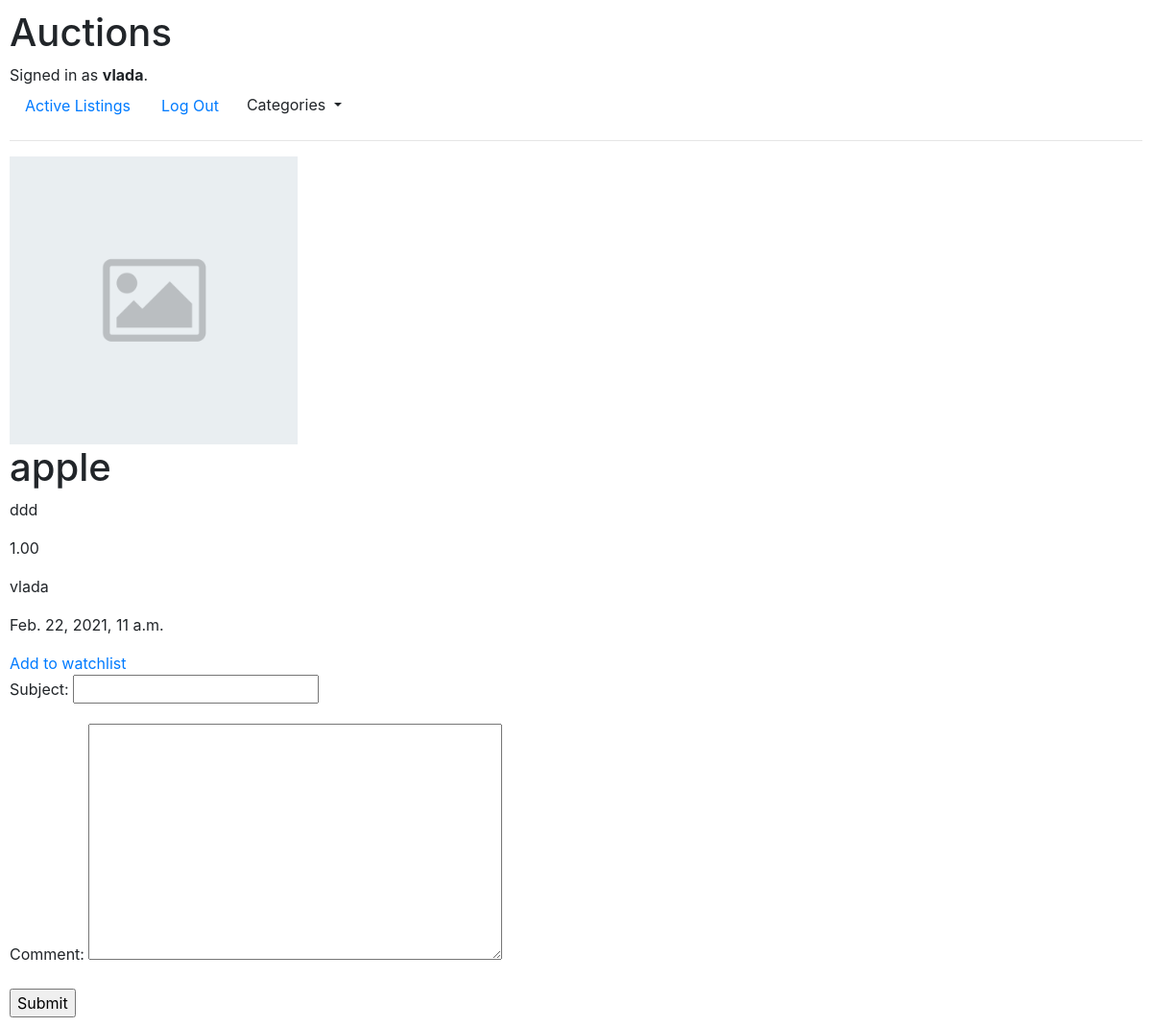
Before: /item/apple (signed in) with the older database file.
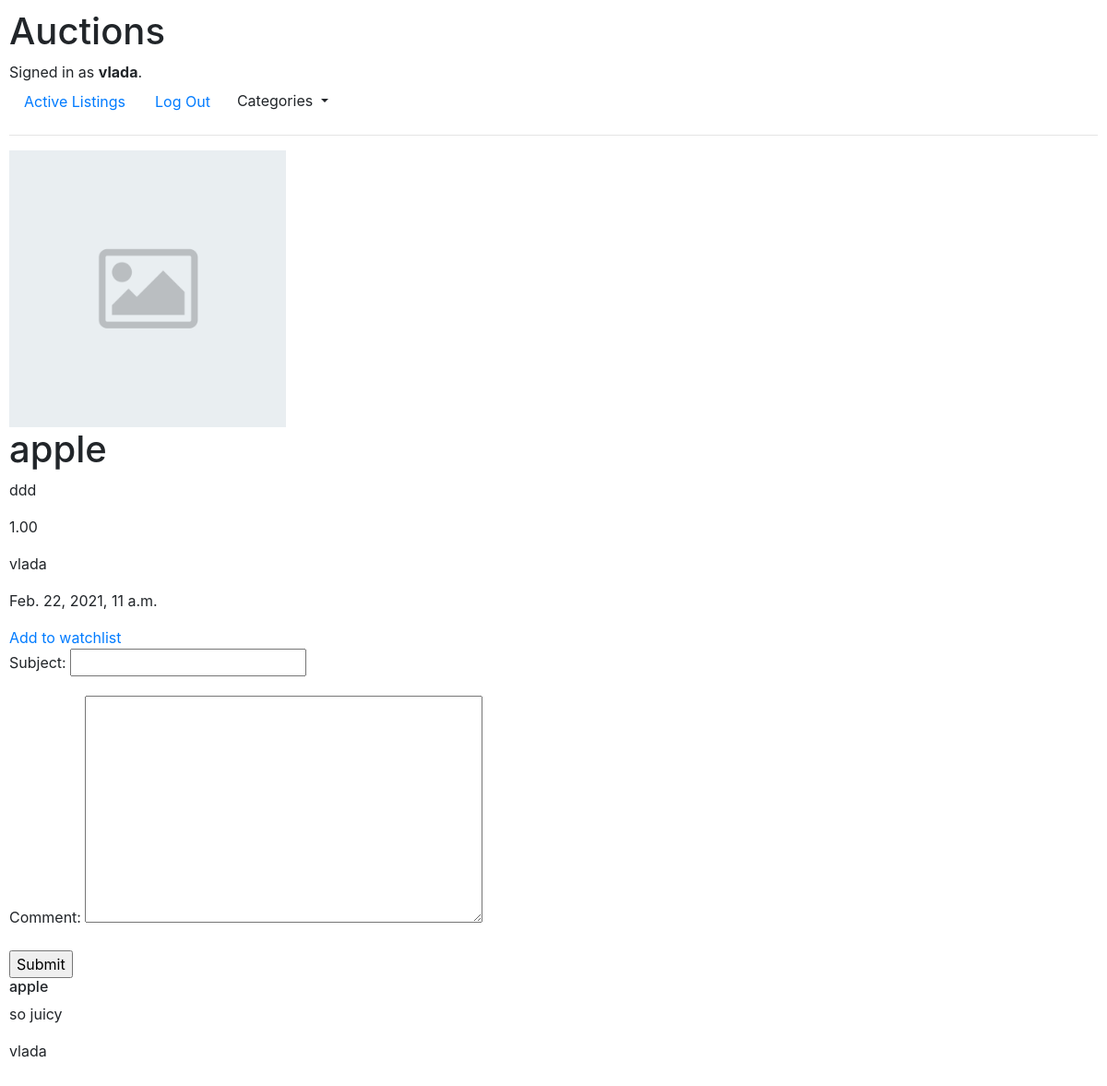
After: the same page with the newer database file.
### auctions/models.py (models this page shows, shortened)
class Comment(models.Model):
    subject = models.CharField(max_length=64)
    comment = models.TextField(max_length=500)
    user = models.ForeignKey(User, on_delete=models.CASCADE)

class User(AbstractUser):
    pass

### auctions/views.py (the view)
# urls.py: path("item/<str:listing_title>", views.item, name="item"),
@login_required(login_url='/login')
def item(request, listing_title):
    listing = Listing.objects.get(title=listing_title)
    return render(request, "auctions/item.html", {
        "listing": listing,
        "form": LeaveComment(),
    })

### auctions/forms.py
class LeaveComment(ModelForm):
    class Meta:
        model = Comment
        fields = ['subject', 'comment']

### auctions/templates/auctions/item.html (shortened to what this page needs)
{% extends "auctions/layout.html" %}
{% block body %}
<img src="{{ listing.image.url }}" alt="image" style="width: 300px; height:auto;">
<h1>{{ listing.title }}</h1>
<p>{{ listing.description }}</p>
<p>{{ listing.start_bid }}</p>
<p>{{ listing.user }}</p>
<p>{{ listing.date_created }}</p>
<a href="{% url 'watch' listing.title %}" method="POST">Add to watchlist</a>
<form action="{% url 'comment' listing.title %}" method="POST">
  {{ form.as_p }}
  <input type="submit" value="Submit">
</form>
{% for comment in listing.comment.all %}
<h6>{{ comment.subject }}</h6>
<p>{{ comment.comment }}</p>
<p>{{ comment.user }}</p>
{% endfor %}
{% endblock %}

Changed rows visible on the page:
added Comment: subject "apple", comment "so juicy", user "vlada"
